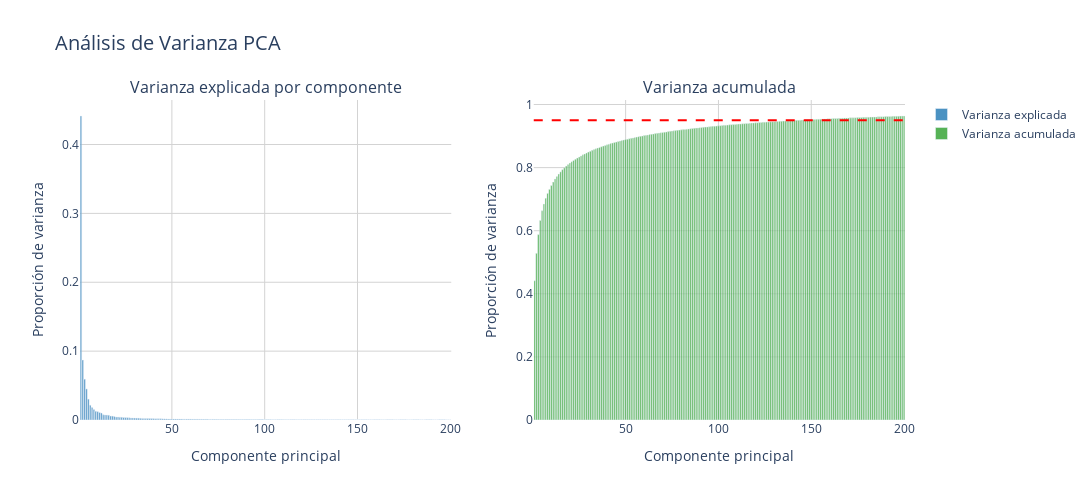

Here is the notebook cell this chart was saved with:
### Code cell
import plotly.express as px
import plotly.graph_objects as go
from plotly.subplots import make_subplots
import pandas as pd

# Obtener varianzas
var_explicada = x_pca.explained_variance_ratio_ 
var_acumulada = np.cumsum(var_explicada)

# Crear DataFrames para Plotly
df_var_explicada = pd.DataFrame({
    'Componente': range(1, len(var_explicada)+1),
    'Varianza': var_explicada
})

df_var_acumulada = pd.DataFrame({
    'Componente': range(1, len(var_acumulada)+1),
    'Varianza': var_acumulada
})

# Crear subplots usando Plotly Express
fig = make_subplots(rows=1, cols=2, subplot_titles=('Varianza explicada por componente', 'Varianza acumulada'))

# Varianza explicada
fig.add_trace(
    go.Bar(
        x=df_var_explicada['Componente'], 
        y=df_var_explicada['Varianza'], 
        name='Varianza explicada',
        marker_color='#1f77b4',  # Azul más oscuro
        opacity=0.8
    ),
    row=1, col=1
)

# Varianza acumulada
fig.add_trace(
    go.Bar(
        x=df_var_acumulada['Componente'], 
        y=df_var_acumulada['Varianza'], 
        name='Varianza acumulada',
        marker_color='#2ca02c',  # Verde más oscuro
        opacity=0.8
    ),
    row=1, col=2
)

# Agregar línea de 95% de varianza
fig.add_hline(
    y=0.95, 
    line_dash="dash", 
    line_color="red",
    line_width=2,
    row=1, 
    col=2
)

# Actualizar layout
fig.update_layout(
    height=500,
    width=1200,
    showlegend=True,
    title_text="Análisis de Varianza PCA",
    title_font_size=20,
    plot_bgcolor='white',
    paper_bgcolor='white',
    xaxis_title="Componente principal",
    yaxis_title="Proporción de varianza",
    xaxis2_title="Componente principal",
    yaxis2_title="Proporción de varianza",
    font=dict(size=12),
    margin=dict(t=100)
)

# Actualizar ejes para mejor visualización
fig.update_xaxes(showgrid=True, gridwidth=1, gridcolor='LightGray')
fig.update_yaxes(showgrid=True, gridwidth=1, gridcolor='LightGray')

fig.show()

### Figure 1 — Plotly figure (JSON) as saved in the notebook; plotly's stock layout.template omitted (floating-point values rounded to 4 significant figures; data arrays with more than 128 entries replaced by an {"elided": "..."} marker saying what was removed)
{"data": [{"marker": {"color": "#1f77b4"}, "name": "Varianza explicada", "opacity": 0.8, "type": "bar", "x": {"elided": "200 int values"}, "xaxis": "x", "y": {"elided": "200 float values"}, "yaxis": "y"}, {"marker": {"color": "#2ca02c"}, "name": "Varianza acumulada", "opacity": 0.8, "type": "bar", "x": {"elided": "200 int values"}, "xaxis": "x2", "y": {"elided": "200 float values"}, "yaxis": "y2"}], "layout": {"annotations": [{"font": {"size": 16}, "showarrow": false, "text": "Varianza explicada por componente", "x": 0.225, "xanchor": "center", "xref": "paper", "y": 1, "yanchor": "bottom", "yref": "paper"}, {"font": {"size": 16}, "showarrow": false, "text": "Varianza acumulada", "x": 0.775, "xanchor": "center", "xref": "paper", "y": 1, "yanchor": "bottom", "yref": "paper"}], "font": {"size": 12}, "height": 500, "margin": {"t": 100}, "paper_bgcolor": "white", "plot_bgcolor": "white", "shapes": [{"line": {"color": "red", "dash": "dash", "width": 2}, "type": "line", "x0": 0, "x1": 1, "xref": "x2 domain", "y0": 0.95, "y1": 0.95, "yref": "y2"}], "showlegend": true, "title": {"font": {"size": 20}, "text": "Análisis de Varianza PCA"}, "width": 1200, "xaxis": {"anchor": "y", "domain": [0, 0.45], "gridcolor": "LightGray", "gridwidth": 1, "showgrid": true, "title": {"text": "Componente principal"}}, "xaxis2": {"anchor": "y2", "domain": [0.55, 1], "gridcolor": "LightGray", "gridwidth": 1, "showgrid": true, "title": {"text": "Componente principal"}}, "yaxis": {"anchor": "x", "domain": [0, 1], "gridcolor": "LightGray", "gridwidth": 1, "showgrid": true, "title": {"text": "Proporción de varianza"}}, "yaxis2": {"anchor": "x2", "domain": [0, 1], "gridcolor": "LightGray", "gridwidth": 1, "showgrid": true, "title": {"text": "Proporción de varianza"}}}}
